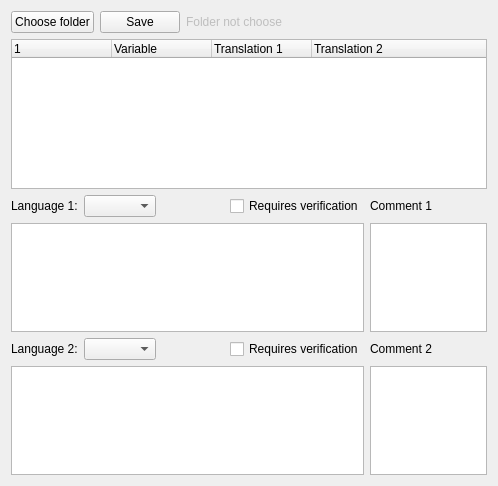
<?xml version="1.0" encoding="UTF-8"?>
<ui version="4.0">
 <class>Fluentus</class>
 <widget class="QWidget" name="Fluentus">
  <property name="geometry">
   <rect>
    <x>0</x>
    <y>0</y>
    <width>498</width>
    <height>486</height>
   </rect>
  </property>
  <property name="windowTitle">
   <string>Fluentus</string>
  </property>
  <property name="windowIcon">
   <iconset>
    <normaloff>../icon.ico</normaloff>../icon.ico</iconset>
  </property>
  <property name="windowOpacity">
   <double>0.999000000000000</double>
  </property>
  <property name="autoFillBackground">
   <bool>false</bool>
  </property>
  <layout class="QVBoxLayout" name="verticalLayout">
   <item>
    <layout class="QHBoxLayout" name="horizontalLayout_3" stretch="0,0,3">
     <item>
      <widget class="QPushButton" name="folder_button">
       <property name="text">
        <string>Choose folder</string>
       </property>
      </widget>
     </item>
     <item>
      <widget class="QPushButton" name="save_button">
       <property name="text">
        <string>Save</string>
       </property>
      </widget>
     </item>
     <item>
      <widget class="QLabel" name="folder_text">
       <property name="enabled">
        <bool>false</bool>
       </property>
       <property name="text">
        <string>Folder not choose</string>
       </property>
      </widget>
     </item>
    </layout>
   </item>
   <item>
    <widget class="QTreeWidget" name="table">
     <property name="minimumSize">
      <size>
       <width>0</width>
       <height>150</height>
      </size>
     </property>
     <column>
      <property name="text">
       <string/>
      </property>
     </column>
     <column>
      <property name="text">
       <string>Variable</string>
      </property>
     </column>
     <column>
      <property name="text">
       <string>Translation 1</string>
      </property>
     </column>
     <column>
      <property name="text">
       <string>Translation 2</string>
      </property>
     </column>
    </widget>
   </item>
   <item>
    <layout class="QGridLayout" name="gridLayout" rowstretch="0,0,0,0,0" columnstretch="3,1">
     <item row="2" column="1">
      <widget class="QPlainTextEdit" name="comment_1">
       <property name="enabled">
        <bool>true</bool>
       </property>
       <property name="sizePolicy">
        <sizepolicy hsizetype="Expanding" vsizetype="Minimum">
         <horstretch>0</horstretch>
         <verstretch>0</verstretch>
        </sizepolicy>
       </property>
       <property name="minimumSize">
        <size>
         <width>0</width>
         <height>50</height>
        </size>
       </property>
       <property name="maximumSize">
        <size>
         <width>16777215</width>
         <height>16777215</height>
        </size>
       </property>
      </widget>
     </item>
     <item row="0" column="0">
      <layout class="QHBoxLayout" name="horizontalLayout_4" stretch="0,0,3,0">
       <item>
        <widget class="QLabel" name="textlang_1">
         <property name="text">
          <string>Language 1:</string>
         </property>
        </widget>
       </item>
       <item>
        <widget class="QComboBox" name="lang_1"/>
       </item>
       <item>
        <spacer name="horizontalSpacer">
         <property name="orientation">
          <enum>Qt::Vertical</enum>
         </property>
         <property name="sizeHint" stdset="0">
          <size>
           <width>40</width>
           <height>20</height>
          </size>
         </property>
        </spacer>
       </item>
       <item>
        <widget class="QCheckBox" name="check_1">
         <property name="text">
          <string>Requires verification</string>
         </property>
        </widget>
       </item>
      </layout>
     </item>
     <item row="2" column="0">
      <widget class="QPlainTextEdit" name="value_1">
       <property name="sizePolicy">
        <sizepolicy hsizetype="Expanding" vsizetype="Minimum">
         <horstretch>0</horstretch>
         <verstretch>0</verstretch>
        </sizepolicy>
       </property>
       <property name="minimumSize">
        <size>
         <width>0</width>
         <height>50</height>
        </size>
       </property>
       <property name="maximumSize">
        <size>
         <width>16777215</width>
         <height>16777215</height>
        </size>
       </property>
       <property name="readOnly">
        <bool>false</bool>
       </property>
      </widget>
     </item>
     <item row="4" column="1">
      <widget class="QPlainTextEdit" name="comment_2">
       <property name="enabled">
        <bool>true</bool>
       </property>
       <property name="sizePolicy">
        <sizepolicy hsizetype="Expanding" vsizetype="Minimum">
         <horstretch>0</horstretch>
         <verstretch>0</verstretch>
        </sizepolicy>
       </property>
       <property name="minimumSize">
        <size>
         <width>0</width>
         <height>50</height>
        </size>
       </property>
       <property name="maximumSize">
        <size>
         <width>16777215</width>
         <height>16777215</height>
        </size>
       </property>
      </widget>
     </item>
     <item row="3" column="1">
      <widget class="QLabel" name="label_4">
       <property name="text">
        <string>Comment 2</string>
       </property>
      </widget>
     </item>
     <item row="0" column="1">
      <widget class="QLabel" name="label">
       <property name="text">
        <string>Comment 1</string>
       </property>
      </widget>
     </item>
     <item row="4" column="0">
      <widget class="QPlainTextEdit" name="value_2">
       <property name="sizePolicy">
        <sizepolicy hsizetype="Expanding" vsizetype="Minimum">
         <horstretch>0</horstretch>
         <verstretch>0</verstretch>
        </sizepolicy>
       </property>
       <property name="minimumSize">
        <size>
         <width>0</width>
         <height>50</height>
        </size>
       </property>
       <property name="maximumSize">
        <size>
         <width>16777215</width>
         <height>16777215</height>
        </size>
       </property>
      </widget>
     </item>
     <item row="3" column="0">
      <layout class="QHBoxLayout" name="horizontalLayout_5" stretch="0,0,3,0">
       <item>
        <widget class="QLabel" name="textlang_2">
         <property name="text">
          <string>Language 2:</string>
         </property>
        </widget>
       </item>
       <item>
        <widget class="QComboBox" name="lang_2"/>
       </item>
       <item>
        <spacer name="horizontalSpacer_2">
         <property name="orientation">
          <enum>Qt::Vertical</enum>
         </property>
         <property name="sizeHint" stdset="0">
          <size>
           <width>40</width>
           <height>20</height>
          </size>
         </property>
        </spacer>
       </item>
       <item>
        <widget class="QCheckBox" name="check_2">
         <property name="enabled">
          <bool>true</bool>
         </property>
         <property name="text">
          <string>Requires verification</string>
         </property>
         <property name="checked">
          <bool>false</bool>
         </property>
        </widget>
       </item>
      </layout>
     </item>
    </layout>
   </item>
  </layout>
 </widget>
 <resources/>
 <connections/>
</ui>
